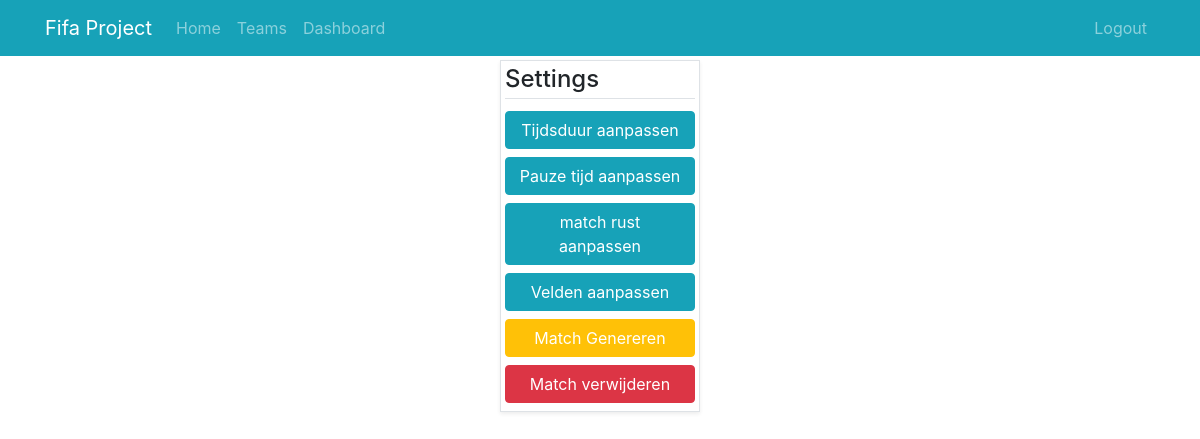
The page /dashboard.php (signed in) on the database as committed earlier.
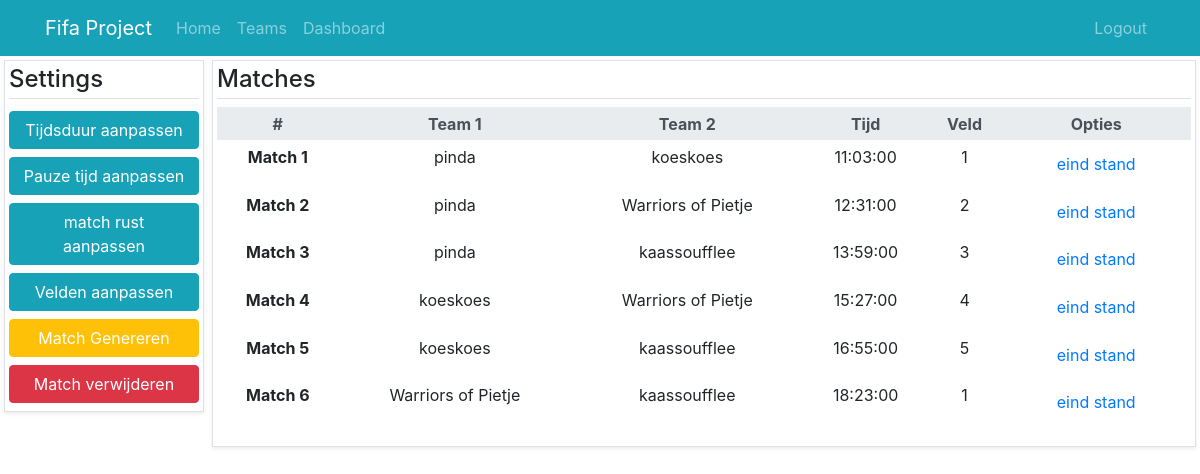
The same page on the database as committed later.
### tables this page shows
CREATE TABLE `matches` (
  `id` int(11) UNSIGNED NOT NULL,
  `team1` int(11) UNSIGNED NOT NULL,
  `team2` int(11) UNSIGNED NOT NULL,
  `time` time NOT NULL,
  `field` int(11) NOT NULL,
  `score_team1` int(11) DEFAULT NULL,
  `score_team2` int(11) DEFAULT NULL,
  `points_team1` int(11) UNSIGNED NOT NULL,
  `points_team2` int(11) UNSIGNED NOT NULL
);

CREATE TABLE `teams` (
  `id` int(11) UNSIGNED NOT NULL,
  `name` varchar(30) NOT NULL,
  `owner` int(11) UNSIGNED NOT NULL,
  `points` int(11) UNSIGNED NOT NULL DEFAULT '0',
  `created-at` datetime NOT NULL,
  `edit-at` datetime NOT NULL,
  `entered` tinyint(1) DEFAULT NULL
);

### dashboard.php (the view, shortened to what this page needs)
<?php
require 'header.php';
$sql = "SELECT m.id as matchid,
               t1.name as team1,
               t2.name as team2,
               m.time as time,
               m.field as field,
               m.score_team1 as scoreT1,
               m.score_team2 as scoreT2
        FROM `matches` m
        INNER JOIN `teams` t1 ON `m`.`team1` = `t1`.`id`
        INNER JOIN `teams` t2 ON `m`.`team2` = `t2`.`id`";
$query = $db->query($sql);
$matches = $query->fetchAll(2);
$matchesCount = $query->rowCount();
$matchNumber = 1;
?>
<main>
    <div class="container-fluid">
        <div class="row d-flex justify-content-center">
            <div class="col-md-3 col-lg-2  p-0 m-1">
                <div class="shadow-sm border  p-1 w-100">
                    <h2 class="h4 border-bottom pb-1">Settings</h2>
                    <div class="time">
                        <button class="btn btn-info w-100 my-1" data-toggle="modal" data-target="#time-duration">Tijdsduur aanpassen</button>
                        <button class="btn btn-info w-100 my-1" data-toggle="modal" data-target="#time-break">Pauze tijd aanpassen</button>
                        <button class="btn btn-info w-100 my-1" data-toggle="modal" data-target="#time-half">match rust aanpassen</button>
                        <button class="btn btn-info w-100 my-1" data-toggle="modal" data-target="#fields">Velden aanpassen</button>
                        <button class="btn btn-warning text-white w-100 my-1" data-toggle="modal" data-target="#match-generate">Match Genereren</button>
                        <button class="btn btn-danger text-white w-100 my-1" data-toggle="modal" data-target="#match-delete">Match verwijderen</button>
                    </div>
                </div>
            </div>
            <?php
            if($matchesCount > 0)
            {
                echo "<div class=\"col m-1 p-0\">
                        <div class=\"shadow-sm border  p-1 w-100\">
                            <h2 class=\"h4 border-bottom pb-1\">Matches</h2>
                            <table class=\"table table-sm table-borderless table-hover text-center\">
                                <thead class=\"thead-light\">
                                    <tr>
                                        <th scope=\"row\">#</th>
                                        <th>Team 1</th>
                                        <th>Team 2</th>
                                        <th>Tijd</th>
                                        <th>Veld</th>
                                        <th>Opties</th>
                                    </tr>
                                </thead>
                                <tbody>";
                foreach($matches as $match)
                {
                    echo "<tr>
                        <th scope='row'>Match $matchNumber</th>
                        <td>{$match['team1']}</td>
                        <td>{$match['team2']}</td>
                        <td>{$match['time']}</td>
                        <td>{$match['field']}</td>";
                    if($match['scoreT1'] !== NULL ||$match['scoreT2'] !== NULL || $match['scoreT1'] !== NULL && $match['scoreT2'] !== NULL)
                    {
                        echo "<td><button type=\"button\" class=\"btn text-danger\" data-toggle=\"modal\" data-target=\"#m{$match['matchid']}\" disabled>eind stand</button></td>";
                    }
                    else
                    {
                        echo "<td><button type=\"button\" class=\"btn text-primary\" data-toggle=\"modal\" data-target=\"#m{$match['matchid']}\">eind stand</button></td>";
                    }
                   $matchNumber++;
                }
                echo "</tbody>
                      </table>
                      </div>
                      </div>";
            }
            ?>
        </div>
    </div>
</main>
<?php
require 'footer.php';
?>

### header.php (shortened to what this page needs)
<!doctype html>
<html lang="en">
<head>
	<link rel="stylesheet" href="./css/bootstrap.css">
</head>
<body>
	<header class="bg-info">
		<nav class="navbar navbar-expand-md navbar-dark">
			<div class="container">
				<a class="navbar-brand" href="index.php">Fifa Project</a>
				<div class="collapse navbar-collapse" id="navbarText">
					<ul class="navbar-nav mr-auto">
						<li class="nav-item">
							<a class="nav-link" href="index.php">Home</a>
						</li>
						<li class="nav-item">
							<a class="nav-link" href="teams.php">Teams</a>
						</li>
                        <?php
						    if (isset($_SESSION['admin']))
						        {
						            echo "<li class=\"nav-item\"><a class=\"nav-link\" href=\"dashboard/dashboard_interconnector.php?navderection=2sH65u7^lj\">Dashboard</a></li>";
						        }
						?>
					</ul>
					<ul class="navbar-nav">
						<li class="nav-item">
                            <?php
							    if (isset($_SESSION['id']))
                                {
                                    echo "<a href=\"includes/logout.php\" class=\"nav-link\">Logout</a>";
                                }
							    else
                                {
                                    echo "<a href=\"login.php\" class=\"nav-link\">Login</a>";
                                }
							?>
						</li>
					</ul>
				</div>
			</div>
		</nav>
	</header>

### footer.php (shortened to what this page needs)
</body>
</html>

Rows that differ between the two databases and show on the page:
added matches: teams.name "pinda", teams.name "koeskoes", time "11:03:00", field "1"
added matches: teams.name "pinda", teams.name "Warriors of Pietje", time "12:31:00", field "2"
added matches: teams.name "pinda", teams.name "kaassoufflee", time "13:59:00", field "3"
added matches: teams.name "koeskoes", teams.name "Warriors of Pietje", time "15:27:00", field "4"
added matches: teams.name "koeskoes", teams.name "kaassoufflee", time "16:55:00", field "5"
added matches: teams.name "Warriors of Pietje", teams.name "kaassoufflee", time "18:23:00", field "1"
Other text that changed with them:
text now shown: "Matches # Team 1 Team 2 Tijd Veld Opties"
